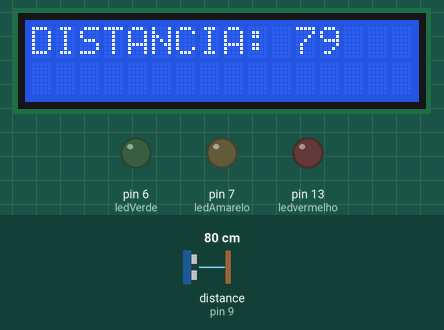
Bench run of a sketch on a simulated Arduino Uno, built with avr-gcc and run on an emulated ATmega328P. On the bench: 16×2 character LCD, output pins drawn as LEDs (lit = HIGH). Wiring (inferred from the names in the program): ultrasonic range finder: trigger pin 10; echo pin 9. The test bench sets the inputs (shaded band); at power-on: distance to the obstacle (sensor on pin 9) 80 cm. The echo pulse lasts 58.3 µs per cm; pins used as bus, display or sensor lines are not drawn.

Above: at 1.2 s.
1.3 s: distance to the obstacle (sensor on pin 9) set to 120 cm
At 2.9 s:
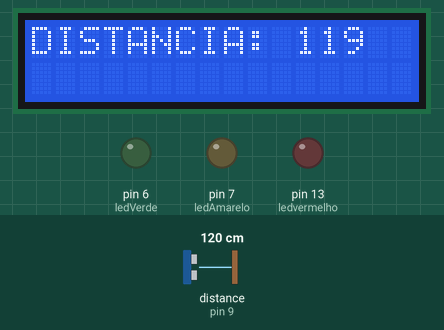
4.6 s: distance to the obstacle (sensor on pin 9) set to 2 cm
At 6.3 s:
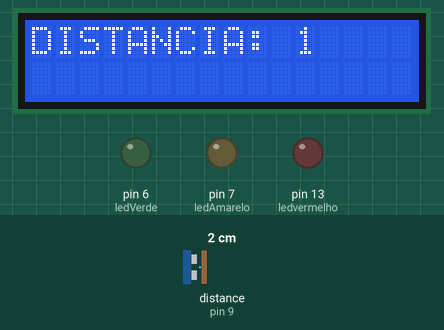
6.6 s: distance to the obstacle (sensor on pin 9) set to 4 cm
At 8.2 s:
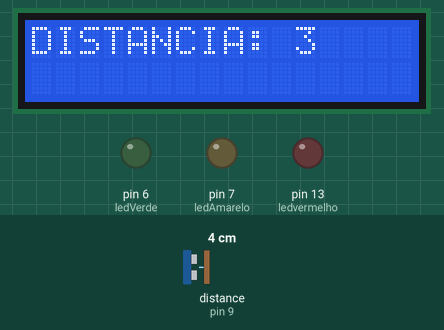
Timing chart, 0 to 9.7 s (numbered marks = the images above; inputs shaded):
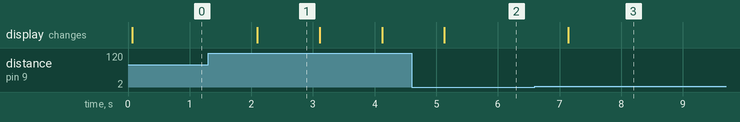

Measured:
- after the input at 1.3 s, the display: changes after 0.80 s (image 1)
- after the input at 4.6 s, the display: changes after 0.53 s (image 2)
- after the input at 6.6 s, the display: changes after 0.54 s (image 3)
- what the display in image 1 shows lasts 1.0 s, from 2.1 s to 3.1 s

The sketch:

sensor_distancia.ino
```cpp
#include <LiquidCrystal.h>

const int rs = 12, en = 11, d4 = 5, d5 = 4, d6 = 3, d7 = 2;
LiquidCrystal lcd(rs, en, d4, d5, d6, d7);

int const trigPin = 10;
int const echoPin = 9;
int ledVerde = 6;
int ledAmarelo= 7;
int ledvermelho = 13;

void setup() {
  pinMode(trigPin, OUTPUT);
  pinMode(echoPin, INPUT);
  pinMode(ledVerde, OUTPUT);
  pinMode(ledAmarelo, OUTPUT);
  pinMode(ledvermelho, OUTPUT);
  lcd.begin(16, 2);
  Serial.begin(9600);
}

void loop() {
int duration, distance;
digitalWrite(trigPin, HIGH);
delay(1);
digitalWrite(trigPin, LOW);
duration = pulseIn(echoPin, HIGH);
distance = (duration / 2) / 29.1;

  lcd.noAutoscroll();
  lcd.clear();
  lcd.setCursor(0, 0);
  lcd.print("DISTANCIA: ");
  lcd.print(distance);
delay (1000);
}
```
